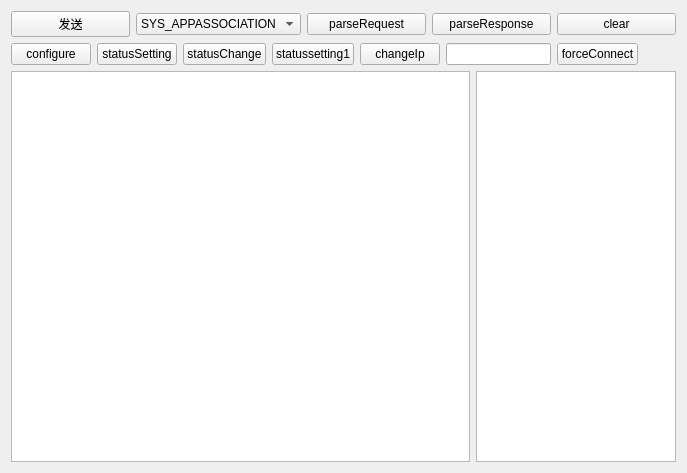
<?xml version="1.0" encoding="UTF-8"?>
<ui version="4.0">
 <class>MainWindow</class>
 <widget class="QMainWindow" name="MainWindow">
  <property name="geometry">
   <rect>
    <x>0</x>
    <y>0</y>
    <width>687</width>
    <height>473</height>
   </rect>
  </property>
  <property name="windowTitle">
   <string>MainWindow</string>
  </property>
  <property name="styleSheet">
   <string notr="true">font: 9pt &quot;微软雅黑&quot;;</string>
  </property>
  <widget class="QWidget" name="centralWidget">
   <layout class="QGridLayout" name="gridLayout_2">
    <item row="0" column="0">
     <layout class="QGridLayout" name="gridLayout">
      <item row="0" column="0">
       <layout class="QVBoxLayout" name="verticalLayout">
        <item>
         <layout class="QHBoxLayout" name="horizontalLayout">
          <item>
           <widget class="QPushButton" name="btnSend">
            <property name="text">
             <string>发送</string>
            </property>
           </widget>
          </item>
          <item>
           <widget class="QComboBox" name="comboBox">
            <property name="minimumSize">
             <size>
              <width>150</width>
              <height>0</height>
             </size>
            </property>
            <item>
             <property name="text">
              <string>SYS_APPASSOCIATION</string>
             </property>
            </item>
            <item>
             <property name="text">
              <string>SYS_PROPERTYGET</string>
             </property>
            </item>
            <item>
             <property name="text">
              <string>SYS_STARTUP</string>
             </property>
            </item>
            <item>
             <property name="text">
              <string>SYS_STATUSGET</string>
             </property>
            </item>
            <item>
             <property name="text">
              <string>SYS_STOP</string>
             </property>
            </item>
            <item>
             <property name="text">
              <string>SYS_REBOOT</string>
             </property>
            </item>
           </widget>
          </item>
          <item>
           <widget class="QPushButton" name="parseXML">
            <property name="text">
             <string>parseRequest</string>
            </property>
           </widget>
          </item>
          <item>
           <widget class="QPushButton" name="parseAll_btn">
            <property name="text">
             <string>parseResponse</string>
            </property>
           </widget>
          </item>
          <item>
           <widget class="QPushButton" name="clear">
            <property name="text">
             <string>clear</string>
            </property>
           </widget>
          </item>
         </layout>
        </item>
        <item>
         <layout class="QHBoxLayout" name="horizontalLayout_3">
          <item>
           <layout class="QHBoxLayout" name="horizontalLayout_2">
            <item>
             <widget class="QPushButton" name="configure">
              <property name="text">
               <string>configure</string>
              </property>
             </widget>
            </item>
            <item>
             <widget class="QPushButton" name="statusSetting">
              <property name="text">
               <string>statusSetting</string>
              </property>
             </widget>
            </item>
           </layout>
          </item>
          <item>
           <widget class="QPushButton" name="configure1">
            <property name="text">
             <string>statusChange</string>
            </property>
           </widget>
          </item>
          <item>
           <widget class="QPushButton" name="statusSetting1">
            <property name="text">
             <string>statussetting1</string>
            </property>
           </widget>
          </item>
          <item>
           <widget class="QPushButton" name="changeIp_btn">
            <property name="text">
             <string>changeIp</string>
            </property>
           </widget>
          </item>
          <item>
           <widget class="QLineEdit" name="lineEdit_changeIp">
            <property name="text">
             <string/>
            </property>
           </widget>
          </item>
          <item>
           <widget class="QPushButton" name="forceConnect_btn">
            <property name="text">
             <string>forceConnect</string>
            </property>
           </widget>
          </item>
          <item>
           <spacer name="horizontalSpacer_2">
            <property name="orientation">
             <enum>Qt::Horizontal</enum>
            </property>
            <property name="sizeHint" stdset="0">
             <size>
              <width>40</width>
              <height>20</height>
             </size>
            </property>
           </spacer>
          </item>
         </layout>
        </item>
       </layout>
      </item>
      <item row="1" column="0">
       <layout class="QHBoxLayout" name="horizontalLayout_4">
        <item>
         <widget class="QTextEdit" name="textEdit"/>
        </item>
        <item>
         <widget class="QTextEdit" name="textEdit_udp">
          <property name="maximumSize">
           <size>
            <width>200</width>
            <height>16777215</height>
           </size>
          </property>
         </widget>
        </item>
       </layout>
      </item>
     </layout>
    </item>
   </layout>
  </widget>
 </widget>
 <layoutdefault spacing="6" margin="11"/>
 <resources/>
 <connections/>
</ui>
